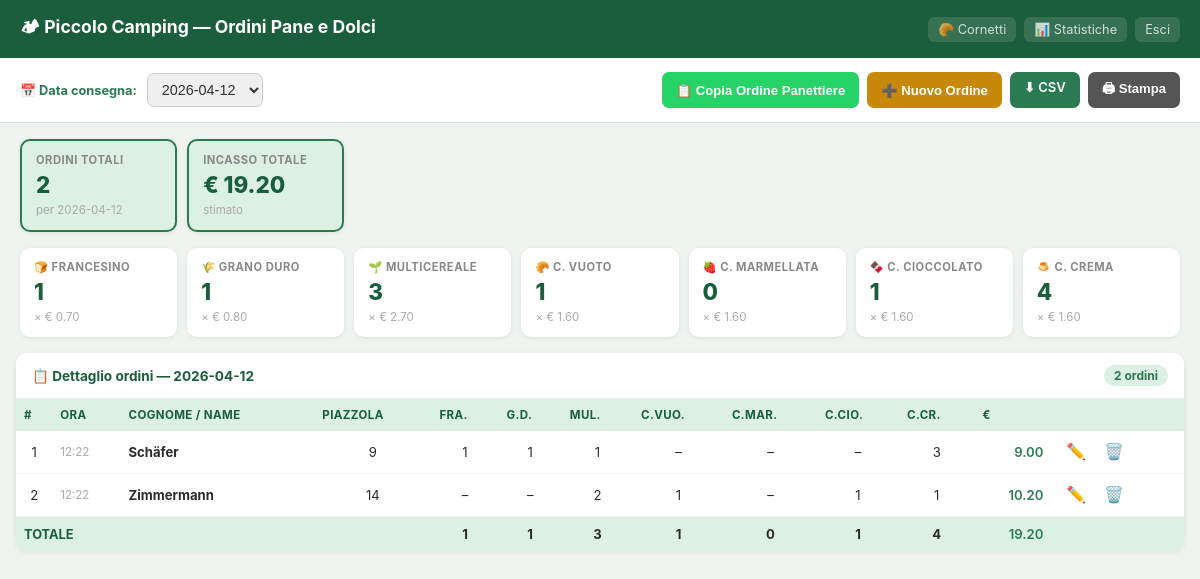
The app's page /manager/dashboard (signed in), older data.
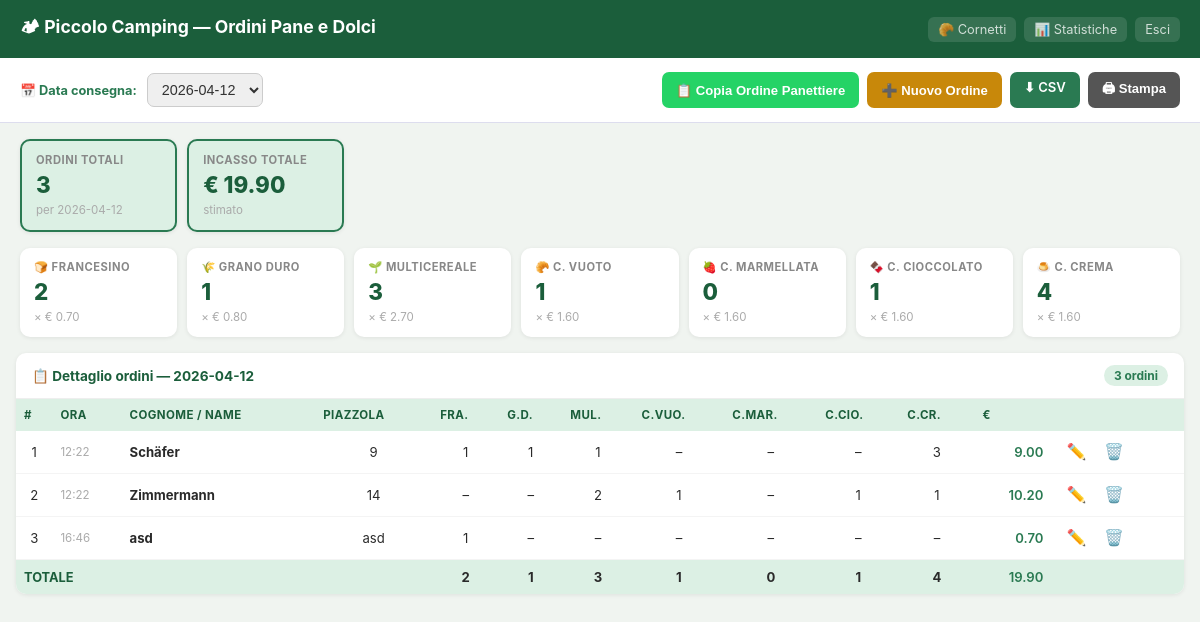
The same page, newer data.
### tables this page shows
CREATE TABLE orders (
            id                  INTEGER PRIMARY KEY AUTOINCREMENT,
            created_at          TEXT    DEFAULT (datetime('now','localtime')),
            delivery_date       TEXT    NOT NULL,
            customer_name       TEXT    NOT NULL,
            pitch_number        TEXT    NOT NULL,
            francesino          INTEGER DEFAULT 0,
            grano_duro          INTEGER DEFAULT 0,
            multicereale        INTEGER DEFAULT 0,
            cornetto_vuoto      INTEGER DEFAULT 0,
            cornetto_marmellata INTEGER DEFAULT 0,
            cornetto_cioccolato INTEGER DEFAULT 0,
            cornetto_crema      INTEGER DEFAULT 0,
            total_amount        REAL    DEFAULT 0
        );

### app.py (the view)
@app.route('/manager/dashboard')
def manager_dashboard():
    if not session.get('mgr'):
        return redirect(url_for('manager_login'))
    today = datetime.now().strftime('%Y-%m-%d')
    with get_db() as conn:
        dates = conn.execute(
            'SELECT DISTINCT delivery_date FROM orders ORDER BY delivery_date DESC'
        ).fetchall()
        sel = request.args.get('date') or (dates[0]['delivery_date'] if dates else today)
        orders = conn.execute(
            'SELECT * FROM orders WHERE delivery_date=? ORDER BY created_at',
            (sel,)).fetchall()
    totals = {k: sum(o[k] for o in orders) for k in PRICES}
    grand  = sum(o['total_amount'] for o in orders)
    return render_template('manager.html',
                           orders=orders, dates=dates,
                           selected_date=sel,
                           totals=totals,
                           grand_total=grand,
                           prices=PRICES,
                           available_dates=get_available_dates(datetime.now()))

### app.py (called while the page is built)
def get_db():
    conn = sqlite3.connect(DB_PATH)
    conn.row_factory = sqlite3.Row
    return conn

def is_past_cutoff(now: datetime) -> bool:
    return now.hour >= CUTOFF_HOUR

def get_available_dates(now: datetime) -> list:
    start = 2 if is_past_cutoff(now) else 1
    dates = []
    for idx, delta in enumerate(range(start, start + 7)):
        d   = (now + timedelta(days=delta)).date()
        fmt = d.strftime('%d.%m.%Y')
        wd  = d.weekday()   # 0=Lun … 6=Dom
        if idx == 0 and delta == 1:
            de = f'Morgen, {fmt}'
            it = f'Domani, {fmt}'
            en = f'Tomorrow, {fmt}'
        elif idx == 0 and delta == 2:
            de = f'Übermorgen, {fmt}'
            it = f'Dopodomani, {fmt}'
            en = f'Day after tomorrow, {fmt}'
        else:
            de = f'{DAYS_DE[wd]}, {fmt}'
            it = f'{DAYS_IT[wd]}, {fmt}'
            en = f'{DAYS_EN[wd]}, {fmt}'
        dates.append({'value': d.strftime('%Y-%m-%d'), 'de': de, 'it': it, 'en': en})
    return dates

### templates/manager.html (shortened to what the changed rows need)
<!DOCTYPE html>
<html lang="it">
<head>
</head>
<body>
<div class="hdr">
  <h1>🏕 Piccolo Camping — Ordini Pane e Dolci</h1>
</div>
<div class="summary">
  <div class="sum-card total-card">
    <h3>Ordini totali</h3>
    <p>{{ orders|length }}</p>
    <small>per {{ selected_date }}</small>
  </div>
  <div class="sum-card total-card">
    <h3>Incasso totale</h3>
    <p>€ {{ "%.2f"|format(grand_total) }}</p>
    <small>stimato</small>
  </div>
</div>
<div class="summary" style="padding-top:0">
  <div class="sum-card">
    <h3>🍞 Francesino</h3>
    <p>{{ totals.francesino }}</p>
    <small>× € 0.70</small>
  </div>
</div>
<div class="table-wrap">
  <div class="table-title">
    <span>📋 Dettaglio ordini — {{ selected_date }}</span>
    <span class="badge-count">{{ orders|length }} ordini</span>
  </div>
  {% if orders %}
  <div style="overflow-x:auto">
  <table>
    <thead>
      <tr>
        <th>#</th>
        <th>Ora</th>
        <th>Cognome / Name</th>
        <th>Piazzola</th>
        <th title="Francesino">Fra.</th>
        <th title="Grano duro">G.D.</th>
        <th title="Multicereale">Mul.</th>
        <th title="Cornetto vuoto">C.Vuo.</th>
        <th title="Cornetto marmellata">C.Mar.</th>
        <th title="Cornetto cioccolato">C.Cio.</th>
        <th title="Cornetto crema">C.Cr.</th>
        <th>€</th>
        <th class="no-print"></th>
      </tr>
    </thead>
    <tbody>
      {% for o in orders %}
      <tr>
        <td class="td-num">{{ loop.index }}</td>
        <td class="td-time">{{ o['created_at'][11:16] }}</td>
        <td><strong>{{ o['customer_name'] }}</strong></td>
        <td class="td-num">{{ o['pitch_number'] }}</td>
        <td class="td-num">{% if o['francesino'] %}{{ o['francesino'] }}{% else %}–{% endif %}</td>
        <td class="td-num">{% if o['grano_duro'] %}{{ o['grano_duro'] }}{% else %}–{% endif %}</td>
        <td class="td-num">{% if o['multicereale'] %}{{ o['multicereale'] }}{% else %}–{% endif %}</td>
        <td class="td-num">{% if o['cornetto_vuoto'] %}{{ o['cornetto_vuoto'] }}{% else %}–{% endif %}</td>
        <td class="td-num">{% if o['cornetto_marmellata'] %}{{ o['cornetto_marmellata'] }}{% else %}–{% endif %}</td>
        <td class="td-num">{% if o['cornetto_cioccolato'] %}{{ o['cornetto_cioccolato'] }}{% else %}–{% endif %}</td>
        <td class="td-num">{% if o['cornetto_crema'] %}{{ o['cornetto_crema'] }}{% else %}–{% endif %}</td>
        <td class="td-eur">{{ "%.2f"|format(o['total_amount']) }}</td>
        <td class="no-print" style="white-space:nowrap">
          <button type="button" class="edit-btn"
                  data-id="{{ o['id'] }}"
                  data-name="{{ o['customer_name']|e }}"
                  data-fra="{{ o['francesino'] }}"
                  data-gd="{{ o['grano_duro'] }}"
                  data-mul="{{ o['multicereale'] }}"
                  data-cv="{{ o['cornetto_vuoto'] }}"
                  data-cm="{{ o['cornetto_marmellata'] }}"
                  data-cch="{{ o['cornetto_cioccolato'] }}"
                  data-ccr="{{ o['cornetto_crema'] }}"
                  onclick="apriModifica(this)">✏️</button>
          <form method="POST" action="/manager/delete/{{ o['id'] }}" style="margin:0;display:inline">
            <button type="submit" class="del-btn"
                    data-name="{{ o['customer_name']|e }}"
                    onclick="return confirm('Vuoi davvero eliminare l\'ordine di ' + this.dataset.name + '?')">
              🗑️
            </button>
          </form>
        </td>
      </tr>
      {% endfor %}
      <tr style="background:var(--lightg);font-weight:700">
        <td colspan="4" style="padding:9px 8px;color:var(--green);font-size:.8rem">
          TOTALE
        </td>
        <td class="td-num">{{ totals.francesino }}</td>
        <td class="td-num">{{ totals.grano_duro }}</td>
        <td class="td-num">{{ totals.multicereale }}</td>
        <td class="td-num">{{ totals.cornetto_vuoto }}</td>
        <td class="td-num">{{ totals.cornetto_marmellata }}</td>
        <td class="td-num">{{ totals.cornetto_cioccolato }}</td>
        <td class="td-num">{{ totals.cornetto_crema }}</td>
        <td class="td-eur">{{ "%.2f"|format(grand_total) }}</td>
        <td class="no-print"></td>
      </tr>
    </tbody>
  </table>
  </div>
  {% else %}
  <div class="empty-msg">
    📭 Nessun ordine ricevuto per il {{ selected_date }}
  </div>
  {% endif %}
</div>
</body>
</html>

Row changes from the older to the newer data that the page shows:
added orders: created_at "16:46", customer_name "asd", pitch_number "asd", francesino "1", total_amount "0.70"
Text that changed along with them:
{{ orders|length }}: "2" → "3"
{{ "%.2f"|format(grand_total) }}: "19.20" → "19.90"
{{ totals.francesino }}: "1" → "2"
